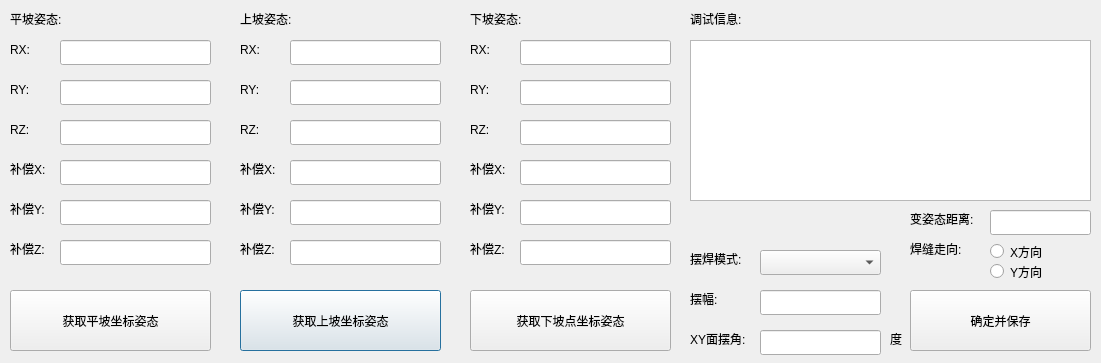
<?xml version="1.0" encoding="UTF-8"?>
<ui version="4.0">
 <class>setcraft3Dlg</class>
 <widget class="QDialog" name="setcraft3Dlg">
  <property name="geometry">
   <rect>
    <x>0</x>
    <y>0</y>
    <width>1101</width>
    <height>363</height>
   </rect>
  </property>
  <property name="windowTitle">
   <string>Dialog</string>
  </property>
  <widget class="QLineEdit" name="lineEdit_pendulum_swing">
   <property name="geometry">
    <rect>
     <x>760</x>
     <y>290</y>
     <width>121</width>
     <height>25</height>
    </rect>
   </property>
  </widget>
  <widget class="QLineEdit" name="lineEdit_downRY">
   <property name="geometry">
    <rect>
     <x>520</x>
     <y>80</y>
     <width>151</width>
     <height>25</height>
    </rect>
   </property>
  </widget>
  <widget class="QLabel" name="label_14">
   <property name="geometry">
    <rect>
     <x>10</x>
     <y>200</y>
     <width>51</width>
     <height>17</height>
    </rect>
   </property>
   <property name="text">
    <string>补偿Y:</string>
   </property>
  </widget>
  <widget class="QLabel" name="label_13">
   <property name="geometry">
    <rect>
     <x>10</x>
     <y>160</y>
     <width>51</width>
     <height>17</height>
    </rect>
   </property>
   <property name="text">
    <string>补偿X:</string>
   </property>
  </widget>
  <widget class="QLabel" name="label_15">
   <property name="geometry">
    <rect>
     <x>10</x>
     <y>240</y>
     <width>51</width>
     <height>17</height>
    </rect>
   </property>
   <property name="text">
    <string>补偿Z:</string>
   </property>
  </widget>
  <widget class="QLineEdit" name="lineEdit_upRZ">
   <property name="geometry">
    <rect>
     <x>290</x>
     <y>120</y>
     <width>151</width>
     <height>25</height>
    </rect>
   </property>
  </widget>
  <widget class="QLabel" name="label_21">
   <property name="geometry">
    <rect>
     <x>240</x>
     <y>80</y>
     <width>31</width>
     <height>20</height>
    </rect>
   </property>
   <property name="text">
    <string>RY:</string>
   </property>
  </widget>
  <widget class="QLabel" name="label_9">
   <property name="geometry">
    <rect>
     <x>690</x>
     <y>250</y>
     <width>67</width>
     <height>17</height>
    </rect>
   </property>
   <property name="text">
    <string>摆焊模式:</string>
   </property>
  </widget>
  <widget class="QLabel" name="label_7">
   <property name="geometry">
    <rect>
     <x>10</x>
     <y>120</y>
     <width>31</width>
     <height>20</height>
    </rect>
   </property>
   <property name="text">
    <string>RZ:</string>
   </property>
  </widget>
  <widget class="QLineEdit" name="lineEdit_offsetsX">
   <property name="geometry">
    <rect>
     <x>60</x>
     <y>160</y>
     <width>151</width>
     <height>25</height>
    </rect>
   </property>
  </widget>
  <widget class="QLabel" name="label_17">
   <property name="geometry">
    <rect>
     <x>240</x>
     <y>40</y>
     <width>31</width>
     <height>20</height>
    </rect>
   </property>
   <property name="text">
    <string>RX:</string>
   </property>
  </widget>
  <widget class="QLineEdit" name="lineEdit_RZ">
   <property name="geometry">
    <rect>
     <x>60</x>
     <y>120</y>
     <width>151</width>
     <height>25</height>
    </rect>
   </property>
  </widget>
  <widget class="QPushButton" name="pushButton_get_edpos">
   <property name="geometry">
    <rect>
     <x>240</x>
     <y>290</y>
     <width>201</width>
     <height>61</height>
    </rect>
   </property>
   <property name="text">
    <string>获取上坡坐标姿态</string>
   </property>
  </widget>
  <widget class="QLineEdit" name="lineEdit_downRZ">
   <property name="geometry">
    <rect>
     <x>520</x>
     <y>120</y>
     <width>151</width>
     <height>25</height>
    </rect>
   </property>
  </widget>
  <widget class="QLabel" name="label">
   <property name="geometry">
    <rect>
     <x>10</x>
     <y>10</y>
     <width>111</width>
     <height>17</height>
    </rect>
   </property>
   <property name="text">
    <string>平坡姿态:</string>
   </property>
  </widget>
  <widget class="QLabel" name="label_23">
   <property name="geometry">
    <rect>
     <x>470</x>
     <y>10</y>
     <width>111</width>
     <height>17</height>
    </rect>
   </property>
   <property name="text">
    <string>下坡姿态:</string>
   </property>
  </widget>
  <widget class="QLineEdit" name="lineEdit_RY">
   <property name="geometry">
    <rect>
     <x>60</x>
     <y>80</y>
     <width>151</width>
     <height>25</height>
    </rect>
   </property>
  </widget>
  <widget class="QLabel" name="label_28">
   <property name="geometry">
    <rect>
     <x>470</x>
     <y>40</y>
     <width>31</width>
     <height>20</height>
    </rect>
   </property>
   <property name="text">
    <string>RX:</string>
   </property>
  </widget>
  <widget class="QTextBrowser" name="record">
   <property name="geometry">
    <rect>
     <x>690</x>
     <y>40</y>
     <width>401</width>
     <height>161</height>
    </rect>
   </property>
  </widget>
  <widget class="QLabel" name="label_8">
   <property name="geometry">
    <rect>
     <x>690</x>
     <y>10</y>
     <width>67</width>
     <height>17</height>
    </rect>
   </property>
   <property name="text">
    <string>调试信息:</string>
   </property>
  </widget>
  <widget class="QLineEdit" name="lineEdit_pendulum_phaseangle">
   <property name="geometry">
    <rect>
     <x>760</x>
     <y>330</y>
     <width>121</width>
     <height>25</height>
    </rect>
   </property>
  </widget>
  <widget class="QLineEdit" name="lineEdit_offsetsY">
   <property name="geometry">
    <rect>
     <x>60</x>
     <y>200</y>
     <width>151</width>
     <height>25</height>
    </rect>
   </property>
  </widget>
  <widget class="QLabel" name="label_12">
   <property name="geometry">
    <rect>
     <x>890</x>
     <y>330</y>
     <width>21</width>
     <height>17</height>
    </rect>
   </property>
   <property name="text">
    <string>度</string>
   </property>
  </widget>
  <widget class="QLabel" name="label_25">
   <property name="geometry">
    <rect>
     <x>470</x>
     <y>120</y>
     <width>31</width>
     <height>20</height>
    </rect>
   </property>
   <property name="text">
    <string>RZ:</string>
   </property>
  </widget>
  <widget class="QComboBox" name="comboBox_pendulum_mode">
   <property name="geometry">
    <rect>
     <x>760</x>
     <y>250</y>
     <width>121</width>
     <height>25</height>
    </rect>
   </property>
  </widget>
  <widget class="QLineEdit" name="lineEdit_downRX">
   <property name="geometry">
    <rect>
     <x>520</x>
     <y>40</y>
     <width>151</width>
     <height>25</height>
    </rect>
   </property>
  </widget>
  <widget class="QPushButton" name="pushButtonOK">
   <property name="geometry">
    <rect>
     <x>910</x>
     <y>290</y>
     <width>181</width>
     <height>61</height>
    </rect>
   </property>
   <property name="text">
    <string>确定并保存</string>
   </property>
  </widget>
  <widget class="QLabel" name="label_10">
   <property name="geometry">
    <rect>
     <x>690</x>
     <y>290</y>
     <width>41</width>
     <height>17</height>
    </rect>
   </property>
   <property name="text">
    <string>摆幅:</string>
   </property>
  </widget>
  <widget class="QLabel" name="label_11">
   <property name="geometry">
    <rect>
     <x>690</x>
     <y>330</y>
     <width>71</width>
     <height>17</height>
    </rect>
   </property>
   <property name="text">
    <string>XY面摆角:</string>
   </property>
  </widget>
  <widget class="QPushButton" name="pushButton_get_centerpos">
   <property name="geometry">
    <rect>
     <x>470</x>
     <y>290</y>
     <width>201</width>
     <height>61</height>
    </rect>
   </property>
   <property name="text">
    <string>获取下坡点坐标姿态</string>
   </property>
  </widget>
  <widget class="QLabel" name="label_5">
   <property name="geometry">
    <rect>
     <x>10</x>
     <y>40</y>
     <width>31</width>
     <height>20</height>
    </rect>
   </property>
   <property name="text">
    <string>RX:</string>
   </property>
  </widget>
  <widget class="QLabel" name="label_20">
   <property name="geometry">
    <rect>
     <x>240</x>
     <y>10</y>
     <width>101</width>
     <height>17</height>
    </rect>
   </property>
   <property name="text">
    <string>上坡姿态:</string>
   </property>
  </widget>
  <widget class="QPushButton" name="pushButton_get_stpos">
   <property name="geometry">
    <rect>
     <x>10</x>
     <y>290</y>
     <width>201</width>
     <height>61</height>
    </rect>
   </property>
   <property name="text">
    <string>获取平坡坐标姿态</string>
   </property>
  </widget>
  <widget class="QLabel" name="label_19">
   <property name="geometry">
    <rect>
     <x>240</x>
     <y>120</y>
     <width>31</width>
     <height>20</height>
    </rect>
   </property>
   <property name="text">
    <string>RZ:</string>
   </property>
  </widget>
  <widget class="QLabel" name="label_29">
   <property name="geometry">
    <rect>
     <x>470</x>
     <y>80</y>
     <width>31</width>
     <height>20</height>
    </rect>
   </property>
   <property name="text">
    <string>RY:</string>
   </property>
  </widget>
  <widget class="QLabel" name="label_6">
   <property name="geometry">
    <rect>
     <x>10</x>
     <y>80</y>
     <width>31</width>
     <height>20</height>
    </rect>
   </property>
   <property name="text">
    <string>RY:</string>
   </property>
  </widget>
  <widget class="QLineEdit" name="lineEdit_offsetsZ">
   <property name="geometry">
    <rect>
     <x>60</x>
     <y>240</y>
     <width>151</width>
     <height>25</height>
    </rect>
   </property>
  </widget>
  <widget class="QLineEdit" name="lineEdit_upRX">
   <property name="geometry">
    <rect>
     <x>290</x>
     <y>40</y>
     <width>151</width>
     <height>25</height>
    </rect>
   </property>
  </widget>
  <widget class="QLineEdit" name="lineEdit_RX">
   <property name="geometry">
    <rect>
     <x>60</x>
     <y>40</y>
     <width>151</width>
     <height>25</height>
    </rect>
   </property>
  </widget>
  <widget class="QLineEdit" name="lineEdit_upRY">
   <property name="geometry">
    <rect>
     <x>290</x>
     <y>80</y>
     <width>151</width>
     <height>25</height>
    </rect>
   </property>
  </widget>
  <widget class="QLabel" name="label_30">
   <property name="geometry">
    <rect>
     <x>240</x>
     <y>160</y>
     <width>51</width>
     <height>17</height>
    </rect>
   </property>
   <property name="text">
    <string>补偿X:</string>
   </property>
  </widget>
  <widget class="QLabel" name="label_31">
   <property name="geometry">
    <rect>
     <x>240</x>
     <y>240</y>
     <width>51</width>
     <height>17</height>
    </rect>
   </property>
   <property name="text">
    <string>补偿Z:</string>
   </property>
  </widget>
  <widget class="QLabel" name="label_32">
   <property name="geometry">
    <rect>
     <x>240</x>
     <y>200</y>
     <width>51</width>
     <height>17</height>
    </rect>
   </property>
   <property name="text">
    <string>补偿Y:</string>
   </property>
  </widget>
  <widget class="QLineEdit" name="lineEdit_offsetsupZ">
   <property name="geometry">
    <rect>
     <x>290</x>
     <y>240</y>
     <width>151</width>
     <height>25</height>
    </rect>
   </property>
  </widget>
  <widget class="QLineEdit" name="lineEdit_offsetsupY">
   <property name="geometry">
    <rect>
     <x>290</x>
     <y>200</y>
     <width>151</width>
     <height>25</height>
    </rect>
   </property>
  </widget>
  <widget class="QLineEdit" name="lineEdit_offsetsupX">
   <property name="geometry">
    <rect>
     <x>290</x>
     <y>160</y>
     <width>151</width>
     <height>25</height>
    </rect>
   </property>
  </widget>
  <widget class="QLabel" name="label_33">
   <property name="geometry">
    <rect>
     <x>470</x>
     <y>160</y>
     <width>51</width>
     <height>17</height>
    </rect>
   </property>
   <property name="text">
    <string>补偿X:</string>
   </property>
  </widget>
  <widget class="QLabel" name="label_34">
   <property name="geometry">
    <rect>
     <x>470</x>
     <y>240</y>
     <width>51</width>
     <height>17</height>
    </rect>
   </property>
   <property name="text">
    <string>补偿Z:</string>
   </property>
  </widget>
  <widget class="QLabel" name="label_35">
   <property name="geometry">
    <rect>
     <x>470</x>
     <y>200</y>
     <width>51</width>
     <height>17</height>
    </rect>
   </property>
   <property name="text">
    <string>补偿Y:</string>
   </property>
  </widget>
  <widget class="QLineEdit" name="lineEdit_offsetsdownZ">
   <property name="geometry">
    <rect>
     <x>520</x>
     <y>240</y>
     <width>151</width>
     <height>25</height>
    </rect>
   </property>
  </widget>
  <widget class="QLineEdit" name="lineEdit_offsetsdownY">
   <property name="geometry">
    <rect>
     <x>520</x>
     <y>200</y>
     <width>151</width>
     <height>25</height>
    </rect>
   </property>
  </widget>
  <widget class="QLineEdit" name="lineEdit_offsetsdownX">
   <property name="geometry">
    <rect>
     <x>520</x>
     <y>160</y>
     <width>151</width>
     <height>25</height>
    </rect>
   </property>
  </widget>
  <widget class="QLabel" name="label_36">
   <property name="geometry">
    <rect>
     <x>910</x>
     <y>210</y>
     <width>81</width>
     <height>17</height>
    </rect>
   </property>
   <property name="text">
    <string>变姿态距离:</string>
   </property>
  </widget>
  <widget class="QLineEdit" name="lineEdit_posture_distance">
   <property name="geometry">
    <rect>
     <x>990</x>
     <y>210</y>
     <width>101</width>
     <height>25</height>
    </rect>
   </property>
  </widget>
  <widget class="QRadioButton" name="radioButton_x">
   <property name="geometry">
    <rect>
     <x>990</x>
     <y>240</y>
     <width>61</width>
     <height>23</height>
    </rect>
   </property>
   <property name="text">
    <string>X方向</string>
   </property>
  </widget>
  <widget class="QRadioButton" name="radioButton_y">
   <property name="geometry">
    <rect>
     <x>990</x>
     <y>260</y>
     <width>61</width>
     <height>23</height>
    </rect>
   </property>
   <property name="text">
    <string>Y方向</string>
   </property>
  </widget>
  <widget class="QLabel" name="label_37">
   <property name="geometry">
    <rect>
     <x>910</x>
     <y>240</y>
     <width>71</width>
     <height>17</height>
    </rect>
   </property>
   <property name="text">
    <string>焊缝走向:</string>
   </property>
  </widget>
 </widget>
 <resources/>
 <connections/>
</ui>
